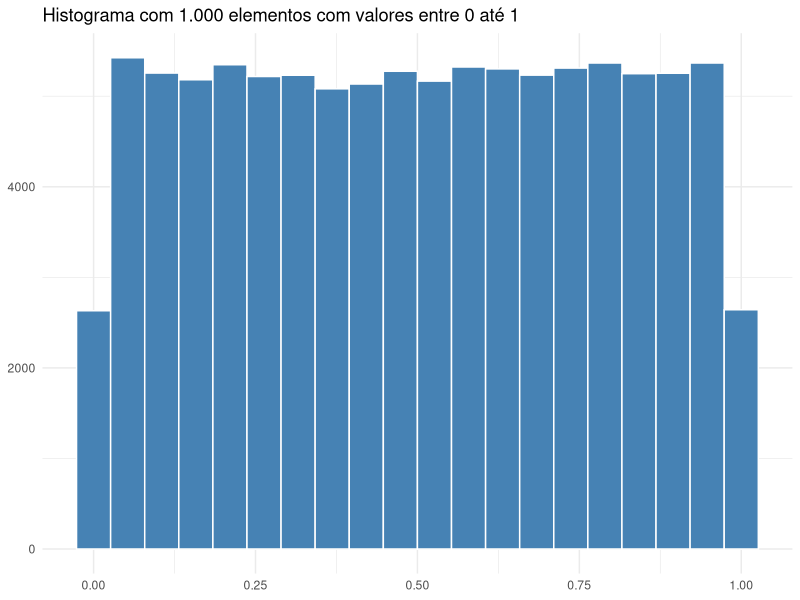
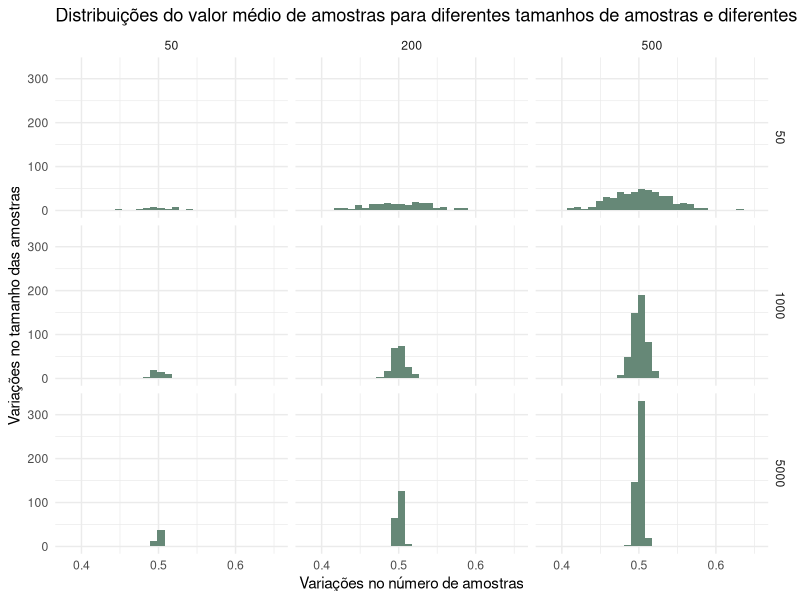

The R source for these figures, in order:
## ---- chunk 1
#| echo: fenced
#| warning: false
#| message: false
library(tidyverse)

num = 100000

# criamos uma população de 1000 elementos distribuidos entre 0 e 1 uniformemente
populacao = tibble(elemento = runif(n = num))

populacao |> 
  ggplot() +
  geom_histogram(aes(elemento), 
                 bins = 20,
                 fill = "steelblue",
                 color = "white") +
  theme_minimal() +
  labs(title = "Histograma com 1.000 elementos com valores entre 0 até 1",
       x = NULL,
       y = NULL)

## ---- chunk 2
# 1k médias de amostras de tamanho 50

my_data = tibble(
  sample_size = as.integer(c(50, 1000, 5000)),
  num_of_samples = as.integer(c(50, 200, 500))
)

combined_data <- 
  my_data |> 
  expand(sample_size, num_of_samples)

computes_dist_of_means_of_samples <- function(a_vector, sample_size, num_of_samples) {
  1:num_of_samples |> 
    map(~ sample(a_vector, 
                 sample_size) |> 
          mean()) |> 
    reduce(c) 
}

combined_data <- 
combined_data |> 
  group_by(sample_size, num_of_samples) |> 
  summarise(values = computes_dist_of_means_of_samples(populacao$elemento,
                                                    sample_size,
                                                    num_of_samples))
  

combined_data |> 
  ggplot(aes(x = values)) +
  geom_histogram(fill = "#668877") +
  facet_grid(sample_size ~ num_of_samples) +
  labs(title = "Distribuições do valor médio de amostras para diferentes tamanhos de amostras e diferentes números de amostras coletados",
       x = "Variações no número de amostras",
       y = "Variações no tamanho das amostras") +
  theme_minimal()

